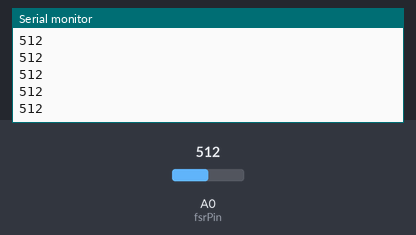
Simulated run of this sketch. Board: Arduino Uno, built with avr-gcc and run on an emulated ATmega328P. Parts: the last lines printed to the serial monitor. The test bench sets the inputs (shaded band); at power-on: A0 (fsrPin) = 512.

Above: at 1.2 s.
1.3 s: A0 (fsrPin) set to 716
At 2.0 s:
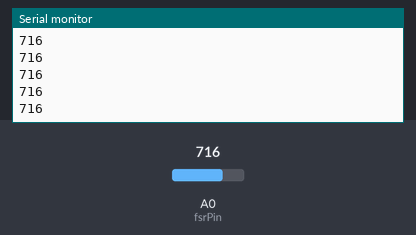
2.8 s: A0 (fsrPin) set to 900
At 3.6 s:
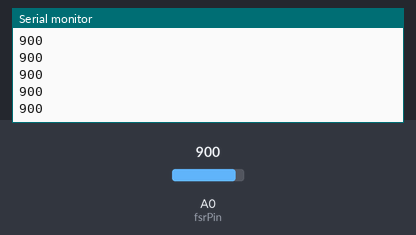
Timing chart, 0 to 5.8 s (numbered marks = the images above; inputs shaded):
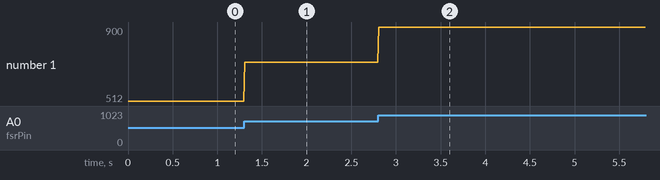

Measured:
- after the input at 1.3 s, the serial monitor: prints a new line at once (image 1)
- after the input at 2.8 s, the serial monitor: prints a new line at once (image 2)
- plotted number 1: 512 → 716 after the input at 1.3 s, 716 → 900 after the input at 2.8 s

The sketch:

sketch_dec11a.ino
```cpp
/* FSR simple testing sketch.

Connect one end of FSR to power, the other end to Analog 0.
Then connect one end of a 10K resistor from Analog 0 to ground

For more information see www.ladyada.net/learn/sensors/fsr.html */

int fsrPin = 0;     // the FSR and 10K pulldown are connected to a0
int fsrReading;     // the analog reading from the FSR resistor divider

void setup(void) {
  // We'll send debugging information via the Serial monitor
  Serial.begin(9600);
}

void loop(void) {
  fsrReading = analogRead(fsrPin);

  Serial.println(fsrReading);     // the raw analog reading

  delay(10);
}
```
